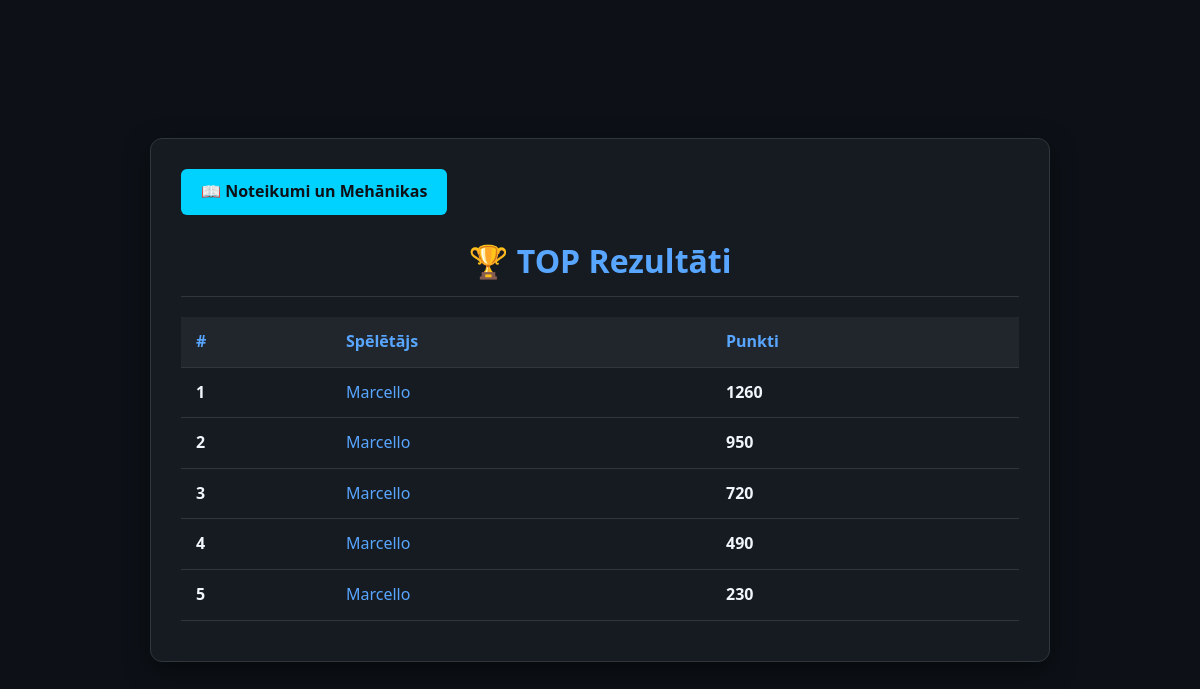
The app's page /, older data.
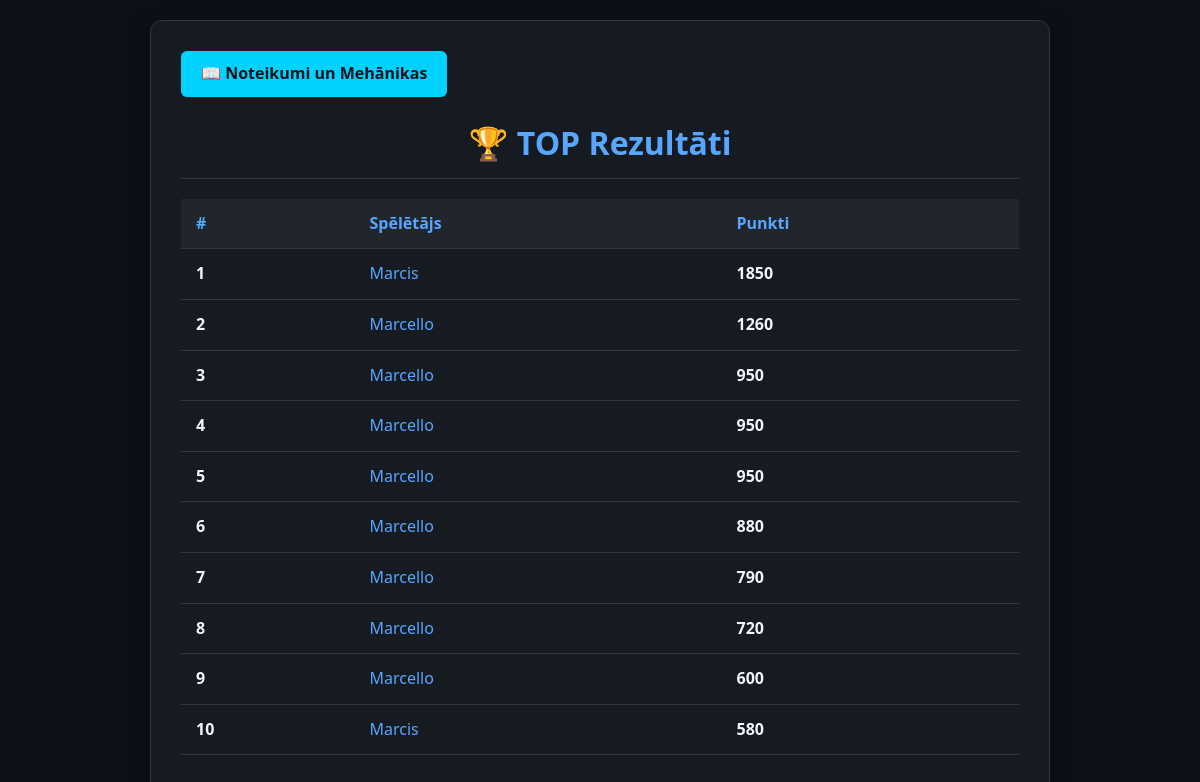
The same page, newer data.
### tables this page shows
CREATE TABLE scores (
            id INTEGER PRIMARY KEY AUTOINCREMENT,
            player TEXT NOT NULL,
            score INTEGER NOT NULL
        );

### api/main.py (the view)
@app.get("/", response_class=HTMLResponse)
def leaderboard_page(request: Request):
    with get_connection() as conn:
        rows = conn.execute(
            "SELECT player, score FROM scores ORDER BY score DESC LIMIT 10"
        ).fetchall()
    scores = [{"player": p, "score": s} for p, s in rows]
    return templates.TemplateResponse(request, "leaderboard.html", {"scores": scores})

### api/templates/leaderboard.html (shortened to what this page needs)
<!DOCTYPE html>
<html lang="lv">
<head>
    <link rel="stylesheet" href="/static/style.css">
</head>
<body>
    <div class="container">
        <div class="nav-links">
            <a href="/rules" class="btn">📖 Noteikumi un Mehānikas</a>
        </div>
        <h1>🏆 TOP Rezultāti</h1>
        <table class="leaderboard-table">
            <thead>
                <tr>
                    <th>#</th>
                    <th>Spēlētājs</th>
                    <th>Punkti</th>
                </tr>
            </thead>
            <tbody>
                {% for score in scores %}
                <tr>
                    <td><strong>{{ loop.index }}</strong></td>
                    <td>
                        <a href="/players/{{ score.player }}">{{ score.player }}</a>
                    </td>
                    <td><strong>{{ score.score }}</strong></td>
                </tr>
                {% endfor %}
            </tbody>
        </table>
    </div>
</body>
</html>

Row changes from the older to the newer data that the page shows:
no longer on this page (row unchanged): scores: player "Marcello", score "490"
no longer on this page (row unchanged): scores: player "Marcello", score "230"
added scores: player "Marcis", score "1850"
added scores: player "Marcello", score "950"
added scores: player "Marcello", score "950"
added scores: player "Marcello", score "880"
added scores: player "Marcello", score "790"
added scores: player "Marcello", score "600"
added scores: player "Marcis", score "580"
